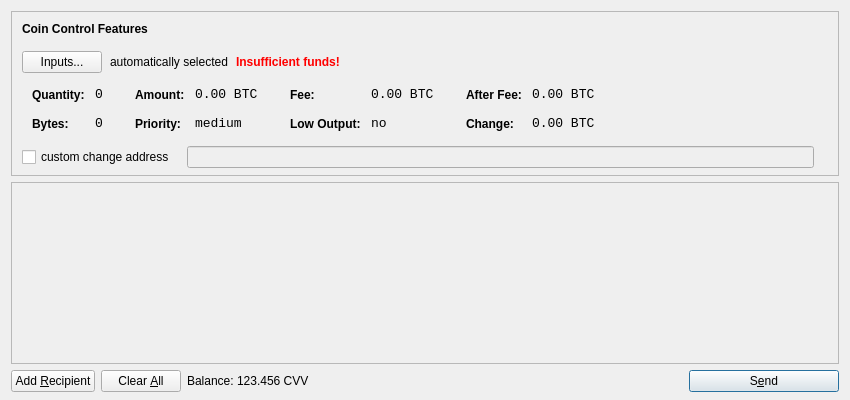
<?xml version="1.0" encoding="UTF-8"?>
<ui version="4.0">
 <class>SendCoinsDialog</class>
 <widget class="QDialog" name="SendCoinsDialog">
  <property name="geometry">
   <rect>
    <x>0</x>
    <y>0</y>
    <width>850</width>
    <height>400</height>
   </rect>
  </property>
  <property name="windowTitle">
   <string>Send Coins</string>
  </property>
  <layout class="QVBoxLayout" name="verticalLayout" stretch="0,1,0">
   <property name="bottomMargin">
    <number>8</number>
   </property>
   <item>
    <widget class="QFrame" name="frameCoinControl">
     <property name="sizePolicy">
      <sizepolicy hsizetype="Expanding" vsizetype="Expanding">
       <horstretch>0</horstretch>
       <verstretch>0</verstretch>
      </sizepolicy>
     </property>
     <property name="maximumSize">
      <size>
       <width>16777215</width>
       <height>16777215</height>
      </size>
     </property>
     <property name="frameShape">
      <enum>QFrame::StyledPanel</enum>
     </property>
     <property name="frameShadow">
      <enum>QFrame::Sunken</enum>
     </property>
     <layout class="QVBoxLayout" name="verticalLayoutCoinControl2">
      <property name="spacing">
       <number>-1</number>
      </property>
      <property name="leftMargin">
       <number>0</number>
      </property>
      <property name="topMargin">
       <number>0</number>
      </property>
      <property name="rightMargin">
       <number>0</number>
      </property>
      <property name="bottomMargin">
       <number>6</number>
      </property>
      <item>
       <layout class="QVBoxLayout" name="verticalLayoutCoinControl" stretch="0,0,0,0,1">
        <property name="spacing">
         <number>0</number>
        </property>
        <property name="leftMargin">
         <number>10</number>
        </property>
        <property name="topMargin">
         <number>10</number>
        </property>
        <item>
         <layout class="QHBoxLayout" name="horizontalLayoutCoinControl1">
          <property name="bottomMargin">
           <number>15</number>
          </property>
          <item>
           <widget class="QLabel" name="labelCoinControlFeatures">
            <property name="sizePolicy">
             <sizepolicy hsizetype="Preferred" vsizetype="Maximum">
              <horstretch>0</horstretch>
              <verstretch>0</verstretch>
             </sizepolicy>
            </property>
            <property name="font">
             <font>
              <weight>75</weight>
              <bold>true</bold>
             </font>
            </property>
            <property name="styleSheet">
             <string notr="true">font-weight:bold;</string>
            </property>
            <property name="text">
             <string>Coin Control Features</string>
            </property>
           </widget>
          </item>
         </layout>
        </item>
        <item>
         <layout class="QHBoxLayout" name="horizontalLayoutCoinControl2" stretch="0,0,0,0">
          <property name="spacing">
           <number>8</number>
          </property>
          <property name="bottomMargin">
           <number>10</number>
          </property>
          <item>
           <widget class="QPushButton" name="pushButtonCoinControl">
            <property name="styleSheet">
             <string notr="true"/>
            </property>
            <property name="text">
             <string>Inputs...</string>
            </property>
           </widget>
          </item>
          <item>
           <widget class="QLabel" name="labelCoinControlAutomaticallySelected">
            <property name="text">
             <string>automatically selected</string>
            </property>
            <property name="margin">
             <number>5</number>
            </property>
           </widget>
          </item>
          <item>
           <widget class="QLabel" name="labelCoinControlInsuffFunds">
            <property name="font">
             <font>
              <weight>75</weight>
              <bold>true</bold>
             </font>
            </property>
            <property name="styleSheet">
             <string notr="true">color:red;font-weight:bold;</string>
            </property>
            <property name="text">
             <string>Insufficient funds!</string>
            </property>
            <property name="margin">
             <number>5</number>
            </property>
           </widget>
          </item>
          <item>
           <spacer name="horizontalSpacerCoinControl">
            <property name="orientation">
             <enum>Qt::Horizontal</enum>
            </property>
            <property name="sizeHint" stdset="0">
             <size>
              <width>40</width>
              <height>1</height>
             </size>
            </property>
           </spacer>
          </item>
         </layout>
        </item>
        <item>
         <widget class="QWidget" name="widgetCoinControl" native="true">
          <property name="sizePolicy">
           <sizepolicy hsizetype="Preferred" vsizetype="Preferred">
            <horstretch>0</horstretch>
            <verstretch>0</verstretch>
           </sizepolicy>
          </property>
          <property name="minimumSize">
           <size>
            <width>0</width>
            <height>0</height>
           </size>
          </property>
          <property name="styleSheet">
           <string notr="true"/>
          </property>
          <layout class="QHBoxLayout" name="horizontalLayoutCoinControl5">
           <property name="margin">
            <number>0</number>
           </property>
           <item>
            <layout class="QHBoxLayout" name="horizontalLayoutCoinControl3" stretch="0,0,0,1">
             <property name="spacing">
              <number>20</number>
             </property>
             <property name="topMargin">
              <number>0</number>
             </property>
             <property name="bottomMargin">
              <number>10</number>
             </property>
             <item>
              <layout class="QFormLayout" name="formLayoutCoinControl1">
               <property name="horizontalSpacing">
                <number>10</number>
               </property>
               <property name="verticalSpacing">
                <number>14</number>
               </property>
               <property name="leftMargin">
                <number>10</number>
               </property>
               <property name="topMargin">
                <number>4</number>
               </property>
               <property name="rightMargin">
                <number>6</number>
               </property>
               <item row="0" column="0">
                <widget class="QLabel" name="labelCoinControlQuantityText">
                 <property name="styleSheet">
                  <string notr="true">font-weight:bold;</string>
                 </property>
                 <property name="text">
                  <string>Quantity:</string>
                 </property>
                 <property name="margin">
                  <number>0</number>
                 </property>
                </widget>
               </item>
               <item row="0" column="1">
                <widget class="QLabel" name="labelCoinControlQuantity">
                 <property name="font">
                  <font>
                   <family>Monospace</family>
                   <pointsize>10</pointsize>
                  </font>
                 </property>
                 <property name="cursor">
                  <cursorShape>IBeamCursor</cursorShape>
                 </property>
                 <property name="contextMenuPolicy">
                  <enum>Qt::ActionsContextMenu</enum>
                 </property>
                 <property name="text">
                  <string notr="true">0</string>
                 </property>
                 <property name="margin">
                  <number>0</number>
                 </property>
                 <property name="textInteractionFlags">
                  <set>Qt::LinksAccessibleByMouse|Qt::TextSelectableByKeyboard|Qt::TextSelectableByMouse</set>
                 </property>
                </widget>
               </item>
               <item row="1" column="0">
                <widget class="QLabel" name="labelCoinControlBytesText">
                 <property name="styleSheet">
                  <string notr="true">font-weight:bold;</string>
                 </property>
                 <property name="text">
                  <string>Bytes:</string>
                 </property>
                </widget>
               </item>
               <item row="1" column="1">
                <widget class="QLabel" name="labelCoinControlBytes">
                 <property name="font">
                  <font>
                   <family>Monospace</family>
                   <pointsize>10</pointsize>
                  </font>
                 </property>
                 <property name="cursor">
                  <cursorShape>IBeamCursor</cursorShape>
                 </property>
                 <property name="contextMenuPolicy">
                  <enum>Qt::ActionsContextMenu</enum>
                 </property>
                 <property name="text">
                  <string notr="true">0</string>
                 </property>
                 <property name="textInteractionFlags">
                  <set>Qt::LinksAccessibleByMouse|Qt::TextSelectableByKeyboard|Qt::TextSelectableByMouse</set>
                 </property>
                </widget>
               </item>
              </layout>
             </item>
             <item>
              <layout class="QFormLayout" name="formLayoutCoinControl2">
               <property name="horizontalSpacing">
                <number>10</number>
               </property>
               <property name="verticalSpacing">
                <number>14</number>
               </property>
               <property name="leftMargin">
                <number>6</number>
               </property>
               <property name="topMargin">
                <number>4</number>
               </property>
               <property name="rightMargin">
                <number>6</number>
               </property>
               <item row="0" column="0">
                <widget class="QLabel" name="labelCoinControlAmountText">
                 <property name="styleSheet">
                  <string notr="true">font-weight:bold;</string>
                 </property>
                 <property name="text">
                  <string>Amount:</string>
                 </property>
                 <property name="margin">
                  <number>0</number>
                 </property>
                </widget>
               </item>
               <item row="0" column="1">
                <widget class="QLabel" name="labelCoinControlAmount">
                 <property name="font">
                  <font>
                   <family>Monospace</family>
                   <pointsize>10</pointsize>
                  </font>
                 </property>
                 <property name="cursor">
                  <cursorShape>IBeamCursor</cursorShape>
                 </property>
                 <property name="contextMenuPolicy">
                  <enum>Qt::ActionsContextMenu</enum>
                 </property>
                 <property name="text">
                  <string notr="true">0.00 BTC</string>
                 </property>
                 <property name="textInteractionFlags">
                  <set>Qt::LinksAccessibleByMouse|Qt::TextSelectableByKeyboard|Qt::TextSelectableByMouse</set>
                 </property>
                </widget>
               </item>
               <item row="1" column="0">
                <widget class="QLabel" name="labelCoinControlPriorityText">
                 <property name="styleSheet">
                  <string notr="true">font-weight:bold;</string>
                 </property>
                 <property name="text">
                  <string>Priority:</string>
                 </property>
                </widget>
               </item>
               <item row="1" column="1">
                <widget class="QLabel" name="labelCoinControlPriority">
                 <property name="font">
                  <font>
                   <family>Monospace</family>
                   <pointsize>10</pointsize>
                  </font>
                 </property>
                 <property name="cursor">
                  <cursorShape>IBeamCursor</cursorShape>
                 </property>
                 <property name="contextMenuPolicy">
                  <enum>Qt::ActionsContextMenu</enum>
                 </property>
                 <property name="text">
                  <string>medium</string>
                 </property>
                 <property name="textInteractionFlags">
                  <set>Qt::LinksAccessibleByMouse|Qt::TextSelectableByKeyboard|Qt::TextSelectableByMouse</set>
                 </property>
                </widget>
               </item>
              </layout>
             </item>
             <item>
              <layout class="QFormLayout" name="formLayoutCoinControl3">
               <property name="horizontalSpacing">
                <number>10</number>
               </property>
               <property name="verticalSpacing">
                <number>14</number>
               </property>
               <property name="leftMargin">
                <number>6</number>
               </property>
               <property name="topMargin">
                <number>4</number>
               </property>
               <property name="rightMargin">
                <number>6</number>
               </property>
               <item row="0" column="0">
                <widget class="QLabel" name="labelCoinControlFeeText">
                 <property name="styleSheet">
                  <string notr="true">font-weight:bold;</string>
                 </property>
                 <property name="text">
                  <string>Fee:</string>
                 </property>
                 <property name="margin">
                  <number>0</number>
                 </property>
                </widget>
               </item>
               <item row="0" column="1">
                <widget class="QLabel" name="labelCoinControlFee">
                 <property name="font">
                  <font>
                   <family>Monospace</family>
                   <pointsize>10</pointsize>
                  </font>
                 </property>
                 <property name="cursor">
                  <cursorShape>IBeamCursor</cursorShape>
                 </property>
                 <property name="contextMenuPolicy">
                  <enum>Qt::ActionsContextMenu</enum>
                 </property>
                 <property name="text">
                  <string notr="true">0.00 BTC</string>
                 </property>
                 <property name="textInteractionFlags">
                  <set>Qt::LinksAccessibleByMouse|Qt::TextSelectableByKeyboard|Qt::TextSelectableByMouse</set>
                 </property>
                </widget>
               </item>
               <item row="1" column="0">
                <widget class="QLabel" name="labelCoinControlLowOutputText">
                 <property name="styleSheet">
                  <string notr="true">font-weight:bold;</string>
                 </property>
                 <property name="text">
                  <string>Low Output:</string>
                 </property>
                </widget>
               </item>
               <item row="1" column="1">
                <widget class="QLabel" name="labelCoinControlLowOutput">
                 <property name="font">
                  <font>
                   <family>Monospace</family>
                   <pointsize>10</pointsize>
                  </font>
                 </property>
                 <property name="cursor">
                  <cursorShape>IBeamCursor</cursorShape>
                 </property>
                 <property name="contextMenuPolicy">
                  <enum>Qt::ActionsContextMenu</enum>
                 </property>
                 <property name="text">
                  <string>no</string>
                 </property>
                 <property name="textInteractionFlags">
                  <set>Qt::LinksAccessibleByMouse|Qt::TextSelectableByKeyboard|Qt::TextSelectableByMouse</set>
                 </property>
                </widget>
               </item>
              </layout>
             </item>
             <item>
              <layout class="QFormLayout" name="formLayoutCoinControl4">
               <property name="horizontalSpacing">
                <number>10</number>
               </property>
               <property name="verticalSpacing">
                <number>14</number>
               </property>
               <property name="leftMargin">
                <number>6</number>
               </property>
               <property name="topMargin">
                <number>4</number>
               </property>
               <property name="rightMargin">
                <number>6</number>
               </property>
               <item row="0" column="0">
                <widget class="QLabel" name="labelCoinControlAfterFeeText">
                 <property name="styleSheet">
                  <string notr="true">font-weight:bold;</string>
                 </property>
                 <property name="text">
                  <string>After Fee:</string>
                 </property>
                 <property name="margin">
                  <number>0</number>
                 </property>
                </widget>
               </item>
               <item row="0" column="1">
                <widget class="QLabel" name="labelCoinControlAfterFee">
                 <property name="font">
                  <font>
                   <family>Monospace</family>
                   <pointsize>10</pointsize>
                  </font>
                 </property>
                 <property name="cursor">
                  <cursorShape>IBeamCursor</cursorShape>
                 </property>
                 <property name="contextMenuPolicy">
                  <enum>Qt::ActionsContextMenu</enum>
                 </property>
                 <property name="text">
                  <string notr="true">0.00 BTC</string>
                 </property>
                 <property name="textInteractionFlags">
                  <set>Qt::LinksAccessibleByMouse|Qt::TextSelectableByKeyboard|Qt::TextSelectableByMouse</set>
                 </property>
                </widget>
               </item>
               <item row="1" column="0">
                <widget class="QLabel" name="labelCoinControlChangeText">
                 <property name="styleSheet">
                  <string notr="true">font-weight:bold;</string>
                 </property>
                 <property name="text">
                  <string>Change:</string>
                 </property>
                </widget>
               </item>
               <item row="1" column="1">
                <widget class="QLabel" name="labelCoinControlChange">
                 <property name="font">
                  <font>
                   <family>Monospace</family>
                   <pointsize>10</pointsize>
                  </font>
                 </property>
                 <property name="cursor">
                  <cursorShape>IBeamCursor</cursorShape>
                 </property>
                 <property name="contextMenuPolicy">
                  <enum>Qt::ActionsContextMenu</enum>
                 </property>
                 <property name="text">
                  <string notr="true">0.00 BTC</string>
                 </property>
                 <property name="textInteractionFlags">
                  <set>Qt::LinksAccessibleByMouse|Qt::TextSelectableByKeyboard|Qt::TextSelectableByMouse</set>
                 </property>
                </widget>
               </item>
              </layout>
             </item>
            </layout>
           </item>
          </layout>
         </widget>
        </item>
        <item>
         <layout class="QHBoxLayout" name="horizontalLayoutCoinControl4" stretch="0,0,0">
          <property name="spacing">
           <number>12</number>
          </property>
          <property name="sizeConstraint">
           <enum>QLayout::SetDefaultConstraint</enum>
          </property>
          <property name="topMargin">
           <number>5</number>
          </property>
          <property name="rightMargin">
           <number>5</number>
          </property>
          <item>
           <widget class="QCheckBox" name="checkBoxCoinControlChange">
            <property name="text">
             <string>custom change address</string>
            </property>
           </widget>
          </item>
          <item>
           <widget class="QLineEdit" name="lineEditCoinControlChange">
            <property name="enabled">
             <bool>false</bool>
            </property>
            <property name="sizePolicy">
             <sizepolicy hsizetype="Expanding" vsizetype="Fixed">
              <horstretch>0</horstretch>
              <verstretch>0</verstretch>
             </sizepolicy>
            </property>
           </widget>
          </item>
          <item>
           <widget class="QLabel" name="labelCoinControlChangeLabel">
            <property name="sizePolicy">
             <sizepolicy hsizetype="Preferred" vsizetype="Expanding">
              <horstretch>0</horstretch>
              <verstretch>0</verstretch>
             </sizepolicy>
            </property>
            <property name="minimumSize">
             <size>
              <width>0</width>
              <height>0</height>
             </size>
            </property>
            <property name="text">
             <string/>
            </property>
            <property name="margin">
             <number>3</number>
            </property>
           </widget>
          </item>
         </layout>
        </item>
        <item>
         <spacer name="verticalSpacerCoinControl">
          <property name="orientation">
           <enum>Qt::Vertical</enum>
          </property>
          <property name="sizeHint" stdset="0">
           <size>
            <width>800</width>
            <height>1</height>
           </size>
          </property>
         </spacer>
        </item>
       </layout>
      </item>
     </layout>
    </widget>
   </item>
   <item>
    <widget class="QScrollArea" name="scrollArea">
     <property name="widgetResizable">
      <bool>true</bool>
     </property>
     <widget class="QWidget" name="scrollAreaWidgetContents">
      <property name="geometry">
       <rect>
        <x>0</x>
        <y>0</y>
        <width>830</width>
        <height>165</height>
       </rect>
      </property>
      <layout class="QVBoxLayout" name="verticalLayout_2">
       <property name="margin">
        <number>0</number>
       </property>
       <item>
        <layout class="QVBoxLayout" name="entries">
         <property name="spacing">
          <number>6</number>
         </property>
        </layout>
       </item>
       <item>
        <spacer name="verticalSpacer">
         <property name="orientation">
          <enum>Qt::Vertical</enum>
         </property>
         <property name="sizeHint" stdset="0">
          <size>
           <width>20</width>
           <height>40</height>
          </size>
         </property>
        </spacer>
       </item>
      </layout>
     </widget>
    </widget>
   </item>
   <item>
    <layout class="QHBoxLayout" name="horizontalLayout">
     <item>
      <widget class="QPushButton" name="addButton">
       <property name="toolTip">
        <string>Send to multiple recipients at once</string>
       </property>
       <property name="text">
        <string>Add &amp;Recipient</string>
       </property>
       <property name="icon">
        <iconset resource="../bitcoin.qrc">
         <normaloff>:/icons/add</normaloff>:/icons/add</iconset>
       </property>
       <property name="autoDefault">
        <bool>false</bool>
       </property>
      </widget>
     </item>
     <item>
      <widget class="QPushButton" name="clearButton">
       <property name="sizePolicy">
        <sizepolicy hsizetype="Minimum" vsizetype="Fixed">
         <horstretch>0</horstretch>
         <verstretch>0</verstretch>
        </sizepolicy>
       </property>
       <property name="toolTip">
        <string>Remove all transaction fields</string>
       </property>
       <property name="text">
        <string>Clear &amp;All</string>
       </property>
       <property name="icon">
        <iconset resource="../bitcoin.qrc">
         <normaloff>:/icons/remove</normaloff>:/icons/remove</iconset>
       </property>
       <property name="autoRepeatDelay">
        <number>300</number>
       </property>
       <property name="autoDefault">
        <bool>false</bool>
       </property>
      </widget>
     </item>
     <item>
      <layout class="QHBoxLayout" name="horizontalLayout_2">
       <property name="spacing">
        <number>3</number>
       </property>
       <item>
        <widget class="QLabel" name="label">
         <property name="text">
          <string>Balance:</string>
         </property>
        </widget>
       </item>
       <item>
        <widget class="QLabel" name="labelBalance">
         <property name="cursor">
          <cursorShape>IBeamCursor</cursorShape>
         </property>
         <property name="text">
          <string>123.456 CVV</string>
         </property>
         <property name="textInteractionFlags">
          <set>Qt::LinksAccessibleByMouse|Qt::TextSelectableByKeyboard|Qt::TextSelectableByMouse</set>
         </property>
        </widget>
       </item>
      </layout>
     </item>
     <item>
      <spacer name="horizontalSpacer">
       <property name="orientation">
        <enum>Qt::Horizontal</enum>
       </property>
       <property name="sizeHint" stdset="0">
        <size>
         <width>40</width>
         <height>20</height>
        </size>
       </property>
      </spacer>
     </item>
     <item>
      <widget class="QPushButton" name="sendButton">
       <property name="minimumSize">
        <size>
         <width>150</width>
         <height>0</height>
        </size>
       </property>
       <property name="toolTip">
        <string>Confirm the send action</string>
       </property>
       <property name="text">
        <string>S&amp;end</string>
       </property>
       <property name="icon">
        <iconset resource="../bitcoin.qrc">
         <normaloff>:/icons/send</normaloff>:/icons/send</iconset>
       </property>
       <property name="default">
        <bool>true</bool>
       </property>
      </widget>
     </item>
    </layout>
   </item>
  </layout>
 </widget>
 <resources>
  <include location="../bitcoin.qrc"/>
 </resources>
 <connections/>
</ui>
